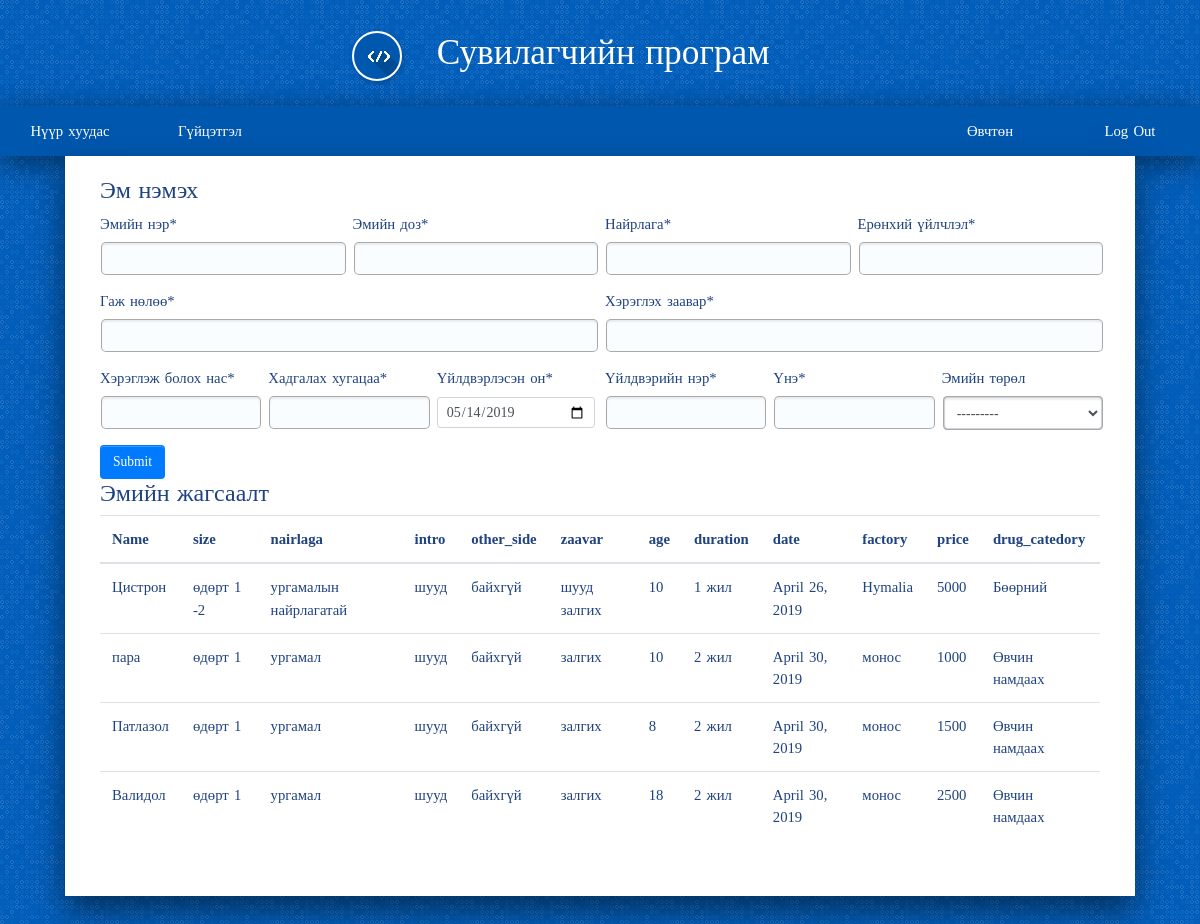
Screenshot of /drug/drug_detail/ (signed in) with the database file from the repository.
### drug/models.py (models this page shows, shortened)
class Drug_detail(models.Model):
    name            = models.CharField(max_length=100)
    size            = models.CharField(max_length=50)
    nairlaga        = models.CharField(max_length=100)
    intro           = models.CharField(max_length=100)
    other_side      = models.CharField(max_length=100)
    zaavar          = models.CharField(max_length=100)
    age             = models.IntegerField()
    duration        = models.CharField(max_length=50)
    date            = models.DateField(default=timezone.now)
    factory         = models.CharField(max_length=100)
    price           = models.IntegerField()
    drug_catedory   = models.ForeignKey(Drug_category, on_delete=models.SET_NULL, null=True, blank=True)

class Drug_category(models.Model):
    name = models.CharField(max_length=100)
    def __str__(self):
        return self.name

### drug/views.py (the view)
@login_required
def drug_detail(request, template_name='drug/drug_detail.html'):
    data = {}
    drug_detail = Drug_detail.objects.all()
    form = Drug_detail_create_form(request.POST or None)
    if form.is_valid():
        form.save()
        return redirect('drug:drug_detail')
    data['drug_detail'] = drug_detail
    data['form'] = form
    return render(request, template_name, data)

### drug/templates/drug/drug_detail.html (shortened to what this page needs)
{% extends "base.html" %}
{% load crispy_forms_tags %}
{% block content %}
<div class="col-md-12">
  <h4> Эм нэмэх </h4>
  <form method="post" novalidate>
      <div class="form-row">
        <div class="form-group col-md-3 mb-0">
          {{ form.name|as_crispy_field }}
        </div>
        <div class="form-group col-md-3 mb-0">
          {{ form.size|as_crispy_field }}
        </div>
        <div class="form-group col-md-3 mb-0">
          {{ form.nairlaga|as_crispy_field }}
        </div>
        <div class="form-group col-md-3 mb-0">
          {{ form.intro|as_crispy_field }}
        </div>
      </div>
      <div class="form-row">
        <div class="form-group col-md-6 mb-0">
          {{ form.other_side|as_crispy_field }}
        </div>
        <div class="form-group col-md-6 mb-0">
          {{ form.zaavar|as_crispy_field }}
        </div>
      </div>
      <div class="form-row">
        <div class="form-group col-md-2 mb-0">
          {{ form.age|as_crispy_field }}
        </div>
        <div class="form-group col-md-2 mb-0">
          {{ form.duration|as_crispy_field }}
        </div>
        <div class="form-group col-md-2 mb-0">
          {{ form.date|as_crispy_field }}
        </div>
        <div class="form-group col-md-2 mb-0">
          {{ form.factory|as_crispy_field }}
        </div>
        <div class="form-group col-md-2 mb-0">
          {{ form.price|as_crispy_field }}
        </div>
        <div class="form-group col-md-2 mb-0">
          {{ form.drug_catedory|as_crispy_field }}
        </div>
      </div>
      <input class="btn btn-primary" type="submit" value="Submit" />
  </form>
</div>
<div class="col-md-12">
  <h4> Эмийн жагсаалт </h4>
  <table class="table">
    <thead>
        <tr>
          <th>Name</th>
          <th>size</th>
          <th>nairlaga</th>
          <th>intro</th>
          <th>other_side</th>
          <th>zaavar</th>
          <th>age</th>
          <th>duration</th>
          <th>date</th>
          <th>factory</th>
          <th>price</th>
          <th>drug_catedory</th>
        </tr>
    </thead>
    <tbody>
        {% for drug in drug_detail %}
        <tr>
        <td>{{ drug.name }}</td>
        <td>{{ drug.size }}</td>
        <td>{{ drug.nairlaga }}</td>
        <td>{{ drug.intro }}</td>
        <td>{{ drug.other_side }}</td>
        <td>{{ drug.zaavar }}</td>
        <td>{{ drug.age }}</td>
        <td>{{ drug.duration }}</td>
        <td>{{ drug.date }}</td>
        <td>{{ drug.factory }}</td>
        <td>{{ drug.price }}</td>
        <td>{{ drug.drug_catedory }}</td>
        </tr>
        {% endfor %}
    </tbody>
  </table>
</div>
{% endblock %}

### static/css/style.css (style rules this page uses)
body { background-color: #e9e9e9; }

### static/css/basic.css (style rules this page uses)
body { font-family: "Fira Sans Condensed"; font-weight: 400; font-size: 0.92em; color: #1f4280; background-color: #005dba; line-height: 1.5em; word-spacing: 0.1em; margin: 0; }
label { display: block; }
select, input[type="text"], input[type="number"], input[type="password"], textarea { line-height: 1.42857143; padding: 6px 12px; border-radius: 4px; border: none; font-family: "Fira Sans Condensed"; font-size: 0.846rem; box-shadow: inset 0 2px 2px rgba(0,0,0,.07), 0 0 0 1px darkgrey; background-color: #fafdff; color: #1f4280; transition: box-shadow .15s ease-in, border-color .15s ease-in; margin: 2px; }
select:not([multiple]) { height: 2.3em; }
.btn { font-family: "Fira Sans Condensed"; font-size: 0.92em; }
.btn { display: inline-block; font-weight: normal; text-align: center; vertical-align: middle; touch-action: manipulation; cursor: pointer; background-image: none; border: 1px solid transparent; white-space: nowrap; padding: 6px 12px; line-height: 1.42857143; -webkit-border-radius: 4px; border-radius: 4px; -webkit-user-select: none; -moz-user-select: none; -ms-user-select: none; user-select: none; color: #fff; box-shadow: inset 0 1px 0 rgba(255,255,255,0.2); text-decoration: none; transition: background-color .2s ease-in-out, border-color .2s ease-in-out; }

### rows the page displays
Drug_detail: name "Цистрон", size "өдөрт 1 -2", nairlaga "ургамалын найрлагатай", intro "шууд", other_side "байхгүй", zaavar "шууд залгих", age "10", duration "1 жил", date "April 26, 2019", factory "Hymalia", price "5000", drug_catedory "Бөөрний"
Drug_detail: name "пара", size "өдөрт 1", nairlaga "ургамал", intro "шууд", other_side "байхгүй", zaavar "залгих", age "10", duration "2 жил", date "April 30, 2019", factory "монос", price "1000", drug_catedory "Өвчин намдаах"
Drug_detail: name "Патлазол", size "өдөрт 1", nairlaga "ургамал", intro "шууд", other_side "байхгүй", zaavar "залгих", age "8", duration "2 жил", date "April 30, 2019", factory "монос", price "1500", drug_catedory "Өвчин намдаах"
Drug_detail: name "Валидол", size "өдөрт 1", nairlaga "ургамал", intro "шууд", other_side "байхгүй", zaavar "залгих", age "18", duration "2 жил", date "April 30, 2019", factory "монос", price "2500", drug_catedory "Өвчин намдаах"
